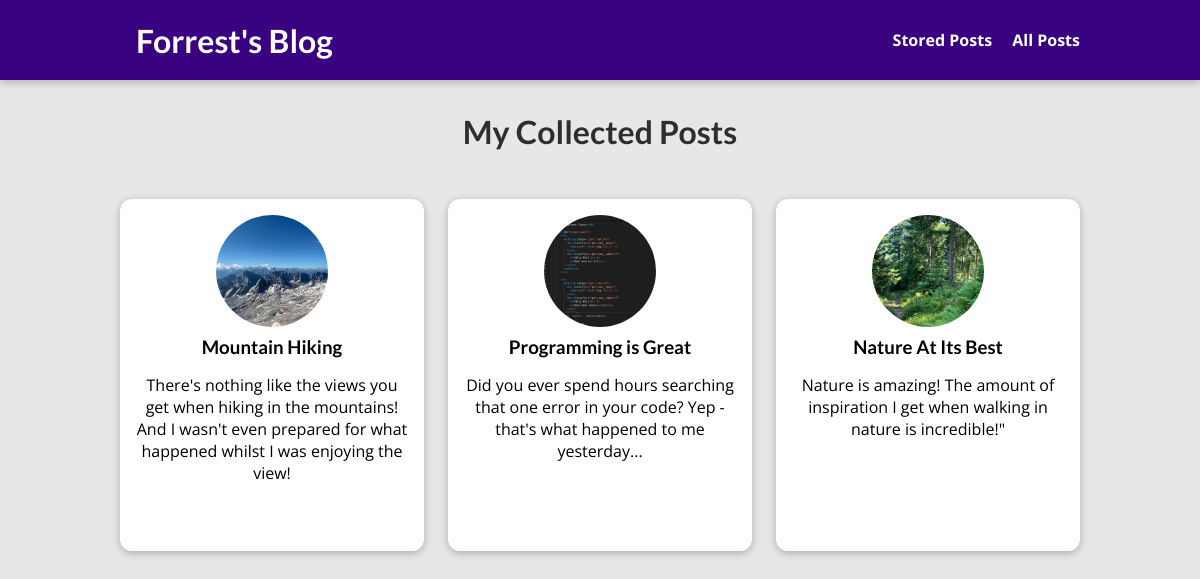
The page /posts on the database its author committed.
### blog/models.py (models this page shows, shortened)
class Post(models.Model):
    slug = models.SlugField(unique=True, default="", null=False, blank=True)
    image = models.ImageField(upload_to="posts", null=True)#image_name = models.CharField(default="none", max_length=100)
    author = models.ForeignKey(Author, on_delete=models.SET_NULL,
                               null=True, related_name="posts")
    date = models.DateField(auto_now=True)#, default="")#auto_now=True)
    title = models.CharField(max_length=150)
    excerpt = models.CharField(max_length=200)
    content = models.TextField()#validators=[MinLengthValidator=(10)])    #CharField(max_length=500)
    tags = models.ManyToManyField(Tag)

### blog/views.py (the view)
# urls.py: path("posts", views.AllPostView.as_view(), name="posts_page"),
class AllPostView(ListView):
    template_name = "blog/all-posts.html"
    model = Post
    ordering = ["-date"]
    context_object_name = "all_posts"

### blog/templates/blog/all-posts.html (shortened to what this page needs)
{% extends "base.html" %}
{% load static %}
{% block css_files %}
    <link rel="stylesheet" href="{% static "blog/post.css"%}" />
    <link rel="stylesheet" href="{% static "blog/all-posts.css" %}"
{% endblock %}
{% block content %}
    <section id="all-posts">
        <h2>My Collected Posts</h2>
        <ul>
            {% for post in all_posts %}
                {% include "blog/includes/post.html" %}
            {% endfor %}
        </ul>
    </section>
{% endblock %}

### blog/templates/blog/includes/post.html
{% load static %}
<li>
    <article class="post">
        <a href="{% url "post_detail_page" post.slug %}">
            <img src="{{ post.image.url }}" alt="{{ post.title }}" />
            <div class="post__content">
                <h3>{{ post.title }}</h3>
                <p>
                    {{ post.excerpt }}
                </p>
            </div>
        </a>
    </article>
</li>

### static/app.css (style rules this page uses)
* { box-sizing: border-box; }
html { font-family: 'Open Sans', 'Lato', sans-serif; }
body { margin: 0; }
h1, h2, h3 { font-family: 'Lato', sans-serif; font-weight: bold; }

### blog/static/blog/post.css (style rules this page uses)
.post { display: flex; flex-direction: column; align-items: center; text-align: center; }
.post a { text-decoration: none; color: black; transition: all 0.2s ease; padding: 1rem; }
.post img { width: 5rem; height: 5rem; object-fit: cover; border-radius: 50%; }
.post h3 { margin: 0.25rem 0; }

### blog/static/blog/all-posts.css (style rules this page uses)
body { background-color: #e7e7e7; }
#all-posts { margin: 7rem auto; width: 90%; max-width: 60rem; }
#all-posts h2 { text-align: center; font-size: 2rem; color: #2e2e2e; margin: 3rem 0; }
ul { list-style: none; margin: 0; padding: 0; display: grid; grid-template-columns: repeat(auto-fill, minmax(17rem, 1fr)); gap: 1.5rem; }
.post img { width: 7rem; height: 7rem; }
.post a { height: 22rem; transform-origin: center; box-shadow: 0 2px 8px rgba(0, 0, 0, 0.25); border-radius: 12px; background-color: white; }

### rows shown on the page
Post: image (picture), title "Mountain Hiking", excerpt "There's nothing like the views you get when hiking in the mountains! And I wasn't even prepared for what happened whilst I was enjoying the view!"
Post: image (picture), title "Programming is Great", excerpt "Did you ever spend hours searching that one error in your code? Yep - that's what happened to me yesterday..."
Post: image (picture), title "Nature At Its Best", excerpt "Nature is amazing! The amount of inspiration I get when walking in nature is incredible!\""
